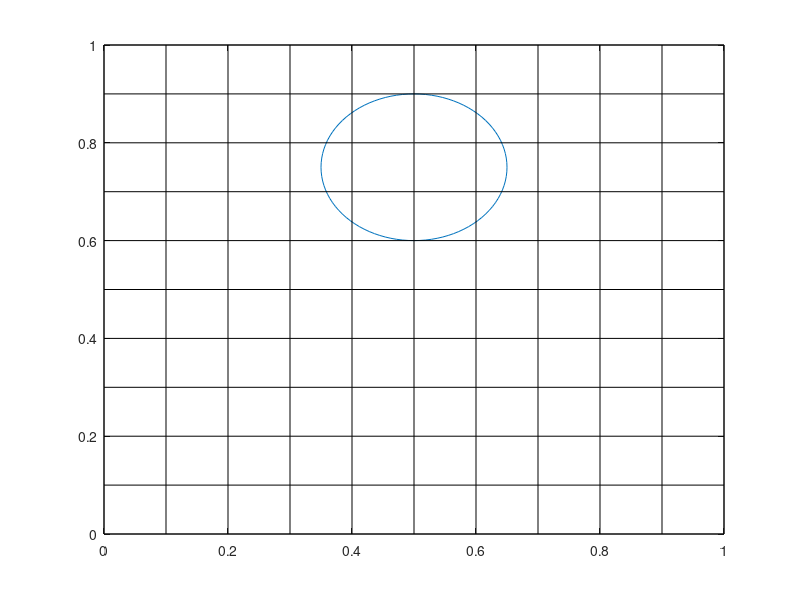

The MATLAB script that drew this image: (Note: this script raises an error after producing the figure.)
clear 
clc

% -------------------------------------------------------------------------
% Interface tracking test
% -------------------------------------------------------------------------


% currently the algorthim fails if the circle falls exactly on the 
% line or corner (try Nx=Ny=11). also for uneven meshes.
Nx =11;
Ny =11;
x = linspace(0,1,Nx);
y = linspace(0,1,Ny);
h = y(3) - y(2);
[X,Y] = meshgrid(x,y);

%% circle stuff
cir_dis = 0:pi/50:2*pi; %decrease step size for more exact circle
xcir = 0.15 * cos(cir_dis) + 0.5;
ycir = 0.15 * sin(cir_dis) + 0.75;
plot(xcir,ycir)
hold on
for i = 1:Nx
    plot(ones(1,length(x))*x(i),y,'k','Linewidth',0.25)
    plot(x,ones(1,length(y))*y(i),'k','Linewidth',0.25)
end

x_pos = 0.5;
y_pos = 0.75;
r = 0.15;

j=1;
for i = 1:length(x)
    if x(i) > x_pos-r && x(i) < x_pos+r
        cir_xloc_x(j) = x(i);
        xnode(j) = i;
        j=j+1;
    end
end

cir_xloc_y1 = -(-((cir_xloc_x-x_pos).^2 - r^2)).^(1/2) + y_pos;
cir_xloc_y2 = (-((cir_xloc_x-x_pos).^2 - r^2)).^(1/2) + y_pos;
cir_xloc_y = [cir_xloc_y1,cir_xloc_y2];
% cir_xloc_x = [cir_xloc_x,cir_xloc_x];
% xnode = [xnode];

for i=1:length(xnode)
    for j=1:length(x)-1 %changed from x to y
    if y(j) < cir_xloc_y1(i) && y(j+1) > cir_xloc_y1(i)
    ynodefromx1(i) = j;
    end
    if y(j) < cir_xloc_y2(i) && y(j+1) > cir_xloc_y2(i)
    ynodefromx2(i) = j;
    end
    end
end
ynodefromx1(ynodefromx1<1) = 1;
ynodefromx2(ynodefromx2<1) = 1;


j=1;
for i = 1:length(y)
    if y(i) > y_pos-r && y(i) < y_pos+r
        cir_yloc_y(j) = y(i);
        ynode(j) = i;
        j=j+1;
    end
end

cir_yloc_x2 = (-((cir_yloc_y-y_pos).^2 - r^2)).^(1/2) + x_pos;
cir_yloc_x1 = -(-((cir_yloc_y-y_pos).^2 - r^2)).^(1/2) + x_pos;
cir_yloc_x = [cir_yloc_x1,cir_yloc_x2];


for i=1:length(ynode)
    for j=1:length(y)-1
    if x(j) < cir_yloc_x1(i) && x(j+1) > cir_yloc_x1(i)
    xnodefromy1(i) = j;
    end
    if x(j) < cir_yloc_x2(i) && x(j+1) > cir_yloc_x2(i)
    xnodefromy2(i) = j;
    end
    end
end
xnodefromy1(xnodefromy1<1) = 1;
xnodefromy2(xnodefromy2<1) = 1;

%[m,leftcir_min] = min(cir_xloc_y1); %yvalues on bottom 
%[m,rightcir_max] = max(cir_xloc_y2); %yvalues on top
[m,leftcir_min] = min(cir_yloc_x1); %xvales on left
[m,rightcir_max] = max(cir_yloc_x2); %xvalues on right

% bot_ycir_x = [cir_yloc_x1(1:botcir_min),cir_yloc_x2(1:topcir_max)];
% top_ycir_x = [cir_yloc_x1(botcir_min:end),cir_yloc_x2(topcir_max:end)];

C =CFDsemiTrapzoid(cir_xloc_x,cir_yloc_y,cir_yloc_x, ...
    cir_xloc_y,cir_xloc_y1, cir_xloc_y2, cir_yloc_x1,cir_yloc_x2,...
    ynodefromx1, ynodefromx2, xnodefromy1, xnodefromy2, xnode, ynode,...
    h,r,x,y);

C = CFDtri1(cir_xloc_x,cir_yloc_y,cir_yloc_x, ...
    cir_xloc_y,cir_xloc_y1, cir_xloc_y2, cir_yloc_x1,cir_yloc_x2,...
    ynodefromx1, ynodefromx2, xnodefromy1, xnodefromy2, xnode, ynode,...
    h,r,x,y,C,leftcir_min,rightcir_max);

% botleft_ycir_x = cir_yloc_x1(1:botcir_min);
% topleft_ycir_x = cir_yloc_x1(botcir_min:end);
% botright_ycir_x = cir_yloc_x2(1:topcir_max);
% topright_ycir_x = cir_yloc_x2(topcir_max:end);
%keep these cause trap may use them


cir_xloc_x = [cir_xloc_x,cir_xloc_x];
cir_yloc_y = [cir_yloc_y,cir_yloc_y];
plot(cir_xloc_x,cir_xloc_y,'o')
plot(cir_yloc_x,cir_yloc_y,'o')


T = 2;
t = T/2; %this is for book example, deliverable 2 has t = T/pi
PHI = 1/pi .* cos(pi*t/T).*sin(pi.*X).^2 .* sin(pi.*Y).^2;

u = -2.*cos(pi.*t./T).*sin(pi.*X).^2 .* sin(pi.*Y).*cos(pi.*Y);
v = 2.*cos(pi.*t./T).*sin(pi.*Y).^2 .* sin(pi.*X).*cos(pi.*X);

figure
quiver(X,Y,u,v)
% C = (u.^2 + v.^2).^(1/2);
